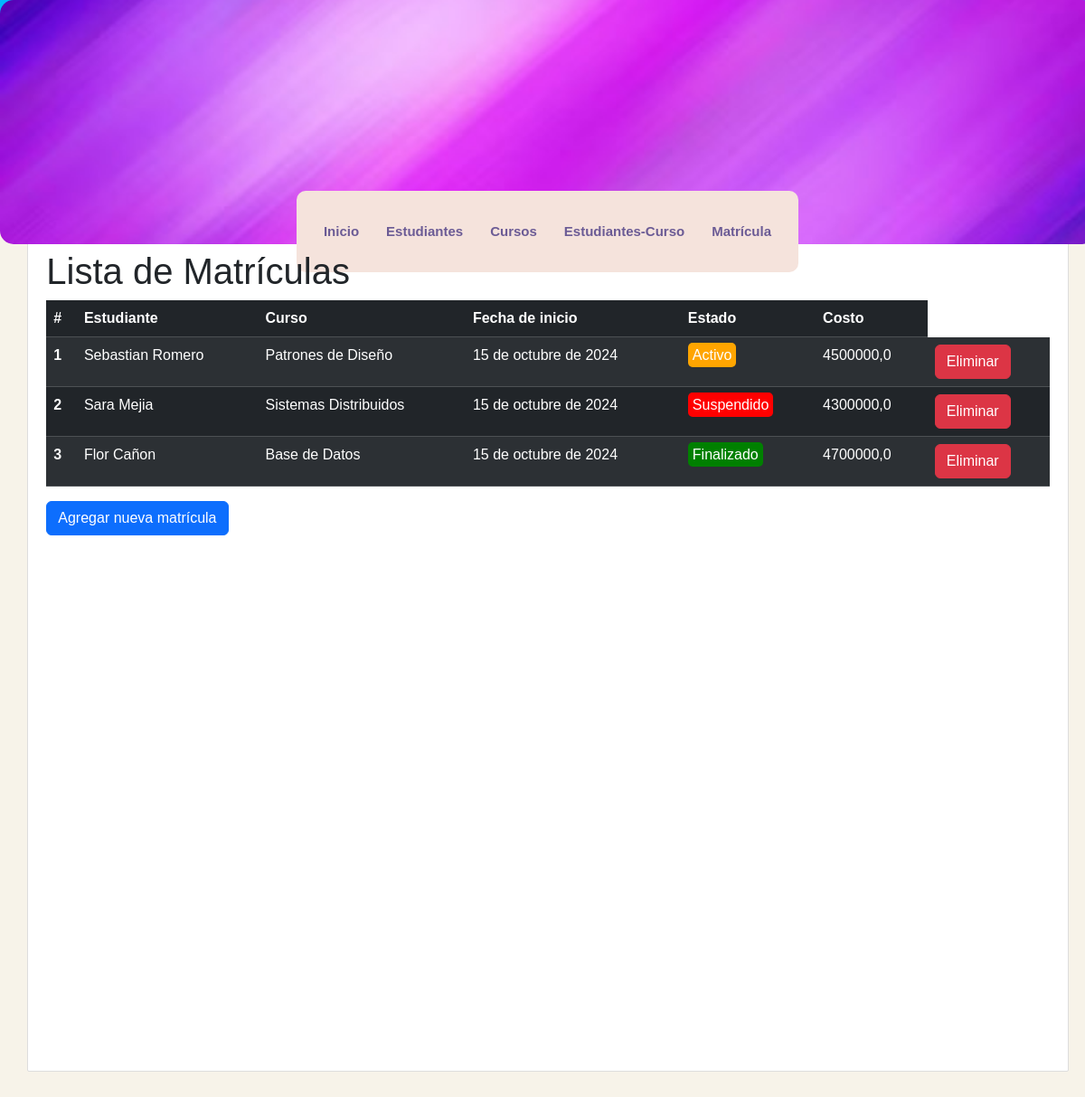
Page /matriculas/ on the committed database.
### matricula/models.py (models this page shows, shortened)
class Matricula(models.Model):
    estado = models.CharField(max_length=150)
    fecha_inicio = models.DateField()
    costo = models.DecimalField(max_digits=8, decimal_places=1)
    estudiante_curso = models.ForeignKey(EstudianteCurso, on_delete=models.CASCADE)  # Cambiar a CASCADE
    class Meta:
        db_table = 'Matriculas'  # Cambié a plural para seguir la convención

### estudiante_curso/models.py (models this page shows, shortened)
class EstudianteCurso(models.Model):
    estudiante = models.ForeignKey(Persona, on_delete=models.CASCADE, related_name='cursos')
    curso = models.ForeignKey(curso, on_delete=models.CASCADE)
    fechaInicio = models.DateField()
    fechaFinal = models.DateField()
    estado = models.CharField(max_length=100)
    notaFinal = models.DecimalField(max_digits=3, decimal_places=2)
    class Meta:
        db_table = 'Estudiantes_Cursos'

### persona/models.py (models this page shows, shortened)
class Persona(models.Model):
    nombre = models.CharField(max_length=100)
    apellidos = models.CharField(max_length=100)
    dni = models.CharField(max_length=10, unique=True)  # dni unico
    telefono = models.CharField(max_length=10)
    email = models.EmailField()
    fecha_nacimiento = models.DateField()
    rol = models.CharField(max_length=20)
    created_at = models.DateTimeField(auto_now_add=True)
    class Meta:
        db_table = 'persona'

### matricula/views.py (the view)
# urls.py: path('matriculas/', lista_matriculas, name='lista-matriculas'),
def lista_matriculas(request):
    matriculas = Matricula.objects.all()
    return render(request, 'lista_matricula.html', {
        'title': 'Lista de Matrículas',
        'matriculas': matriculas,
    })

### matricula/templates/lista_matricula.html
{% extends "index.html" %}
{% block content %}
    <h1>{{ title }}</h1>
    <table class="table table-dark table-striped">
        <thead>
            <tr>
                <th scope="col">#</th>
                <th scope="col">Estudiante</th>
                <th scope="col">Curso</th>
                <th scope="col">Fecha de inicio</th>
                <th scope="col">Estado</th>
                <th scope="col">Costo</th>
            </tr>
        </thead>
        <tbody>
            {% for matricula in matriculas %}
            <tr>
                <th scope="row">{{ forloop.counter }}</th>
                <td>{{ matricula.estudiante_curso.estudiante.nombre }} {{ matricula.estudiante_curso.estudiante.apellidos }}</td>
                <td>{{ matricula.estudiante_curso.curso.nombre }}</td>
                <td>{{ matricula.fecha_inicio }}</td>
                <td>
                    <span class="
                        {% if matricula.estado == 'Activo' %} estado-activo
                        {% elif matricula.estado == 'Suspendido' %} estado-suspendido
                        {% elif matricula.estado == 'Finalizado' %} estado-finalizado
                        {% endif %}
                    ">
                        {{ matricula.estado }}
                    </span>
                </td>
                <td>{{ matricula.costo }}</td>
                <td>
                    <a href="{% url 'eliminar-matricula' matricula.id %}" class="btn btn-danger" onclick="return confirm('¿Estás seguro que deseas eliminar esta matrícula?');">Eliminar</a>
                </td>
            </tr>
            {% endfor %}
        </tbody>
    </table>
    <a href="{% url 'formulario_matricula' %}" class="btn btn-primary">Agregar nueva matrícula</a>
{% endblock %}

### mainApp/static/css/styles.css (style rules this page uses)
* { margin: 0px; padding: 0px; font-family: Arial, Helvetica, sans-serif; text-decoration: none; }
body { background-color: #f2f2f2; }
.estado-activo { background-color: orange; color: white; padding: 5px; border-radius: 5px; }
.estado-suspendido { background-color: red; color: white; padding: 5px; border-radius: 5px; }
.estado-finalizado { background-color: green; color: white; padding: 5px; border-radius: 5px; }

### mainApp/templates/index.html (style rules this page uses)
body { background-color: #F7F3E9; font-family: 'Arial', sans-serif; }

### rows in the picture
Matricula: estudiante_curso.estudiante.nombre "Sebastian", estudiante_curso.estudiante.apellidos "Romero", estudiante_curso.curso.nombre "Patrones de Diseño", fecha_inicio "15 de octubre de 2024", estado "Activo", costo "4500000,0"
Matricula: estudiante_curso.estudiante.nombre "Sara", estudiante_curso.estudiante.apellidos "Mejia", estudiante_curso.curso.nombre "Sistemas Distribuidos", fecha_inicio "15 de octubre de 2024", estado "Suspendido", costo "4300000,0"
Matricula: estudiante_curso.estudiante.nombre "Flor", estudiante_curso.estudiante.apellidos "Cañon", estudiante_curso.curso.nombre "Base de Datos", fecha_inicio "15 de octubre de 2024", estado "Finalizado", costo "4700000,0"

### other values in the picture
{{ title }} "Lista de Matrículas"
